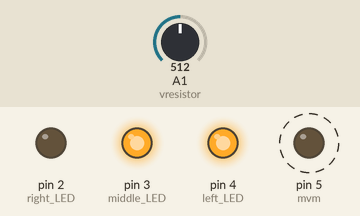
Simulated run of this sketch. Board: Arduino Uno, built with avr-gcc and run on an emulated ATmega328P. On the bench: output pins drawn as LEDs (lit = HIGH). Dashed ring = blinking. The test bench sets the inputs (shaded band); at power-on: A1 (vresistor) = 512.

Above: at 0.3 s.
1.3 s: A1 (vresistor) set to 469
4.3 s: A1 (vresistor) set to 448
At 6.2 s:
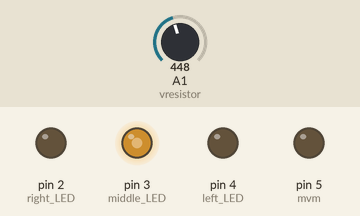
6.5 s: A1 (vresistor) set to 470
At 7.3 s:
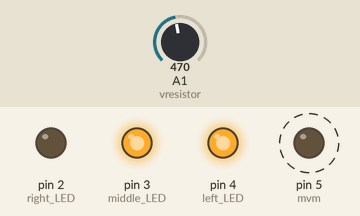
9.5 s: A1 (vresistor) set to 450
At 10.7 s:
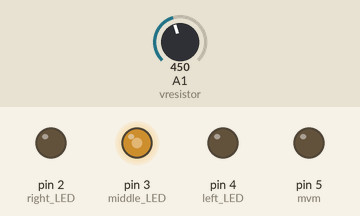
11.0 s: A1 (vresistor) set to 860
At 11.62 s:
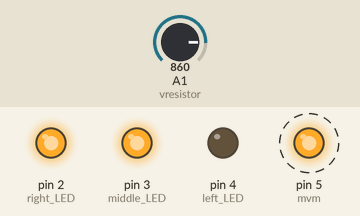
Timing chart, 0 to 15.0 s (numbered marks = the images above; inputs shaded):
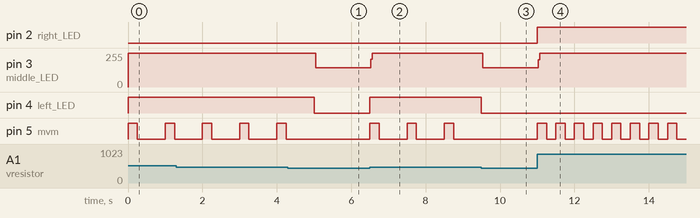

Measured:
- the behaviour switches between 461 and 460 on A1 (vresistor) (found by bisection; images 0 and 1)
- after the input at 4.3 s, pin 3 (middle_LED): 255/255 → 144/255 after 0.74 s; pin 4 (left_LED): HIGH → LOW after 0.70 s; pin 5 (mvm): stops changing and stays LOW
- after the input at 6.5 s, pin 3 (middle_LED): 144/255 → 255/255 at once; pin 4 (left_LED): LOW → HIGH at once; pin 5 (mvm): alternates HIGH for 0.25 s and LOW for 0.75 s, starting at once
- after the input at 9.5 s, pin 3 (middle_LED): 255/255 → 144/255 at once; pin 4 (left_LED): HIGH → LOW at once; pin 5 (mvm): stops changing and stays LOW
- after the input at 11.0 s, pin 2 (right_LED): LOW → HIGH at once; pin 3 (middle_LED): 144/255 → 255/255 at once; pin 5 (mvm): alternates HIGH for 0.25 s and LOW for 0.25 s, starting at once
- by itself, pin 5 (mvm): alternates HIGH for 0.25 s and LOW for 0.75 s

The sketch:

TrackerCodePro.ino
```cpp
/**
 * @author Anthony Sarisin s2379554
 * This sketch controls the prototype of the tracking device from our projct Smart Products group 16\
 * It uses 3 LED's, a vibration motor and a potentiometer. The middle LED is always on when the arduino is connected
 * When the data on the potentiometer is rasied, the left LED will light up and the vibration motor will vibrate at a certain tempo.
 * When the data on the potentiometer is rasied more, the right LED will light up and the vibration motor will vibrate at a higher tempo.
 */

int mvm = 5; // micro vibration motor is connected with pin number 5 which is the pwm pin.
int vresistor = A1; // the potentiometer is connected to pin A1 of the arduino
int data = 0;

void setup() {

  pinMode(mvm, OUTPUT); // vibration motor
  pinMode(vresistor, INPUT); // potentiometer
  pinMode(2, OUTPUT);  // right LED
  pinMode(3, OUTPUT);  // middle LED
  pinMode(4, OUTPUT);  // left LED

}

void loop() {
  // put your main code here, to run repeatedly:
data = analogRead(vresistor);
data = map(data, 0, 1023, 0,255);

if (data<1100){
  digitalWrite(3, HIGH);  // the middle LED is always lit
}

//when the data reaches 460, the left LED turns on and the motor will vibrate in a 250-750 tempo
data = analogRead(vresistor);
if (data>460 && data<850){
  digitalWrite(4, HIGH);
  analogWrite(mvm, 255);
  delay(250);
  analogWrite(mvm, 0);
  delay(750);
}

//when the data reaches 850, the right LED turns on and the motor will vibrate in a 250-250 tempo
data = analogRead(vresistor);
if (data>850 && data<1100){
  digitalWrite(2, HIGH);
  analogWrite(mvm, 255);
  delay(250);
  analogWrite(mvm, 0);
  delay(250);
}

else{
  digitalWrite(2, LOW);
  digitalWrite(3, LOW);
  digitalWrite(4, LOW);


}


}
```
